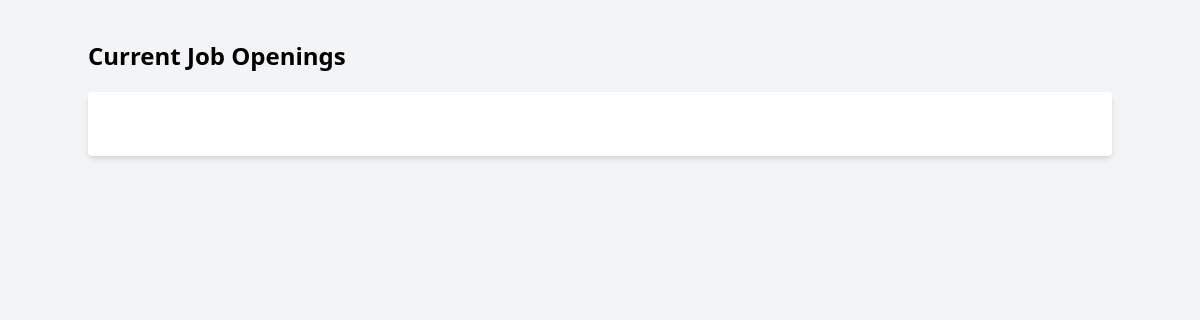
The page /careers.php on the database as committed earlier.
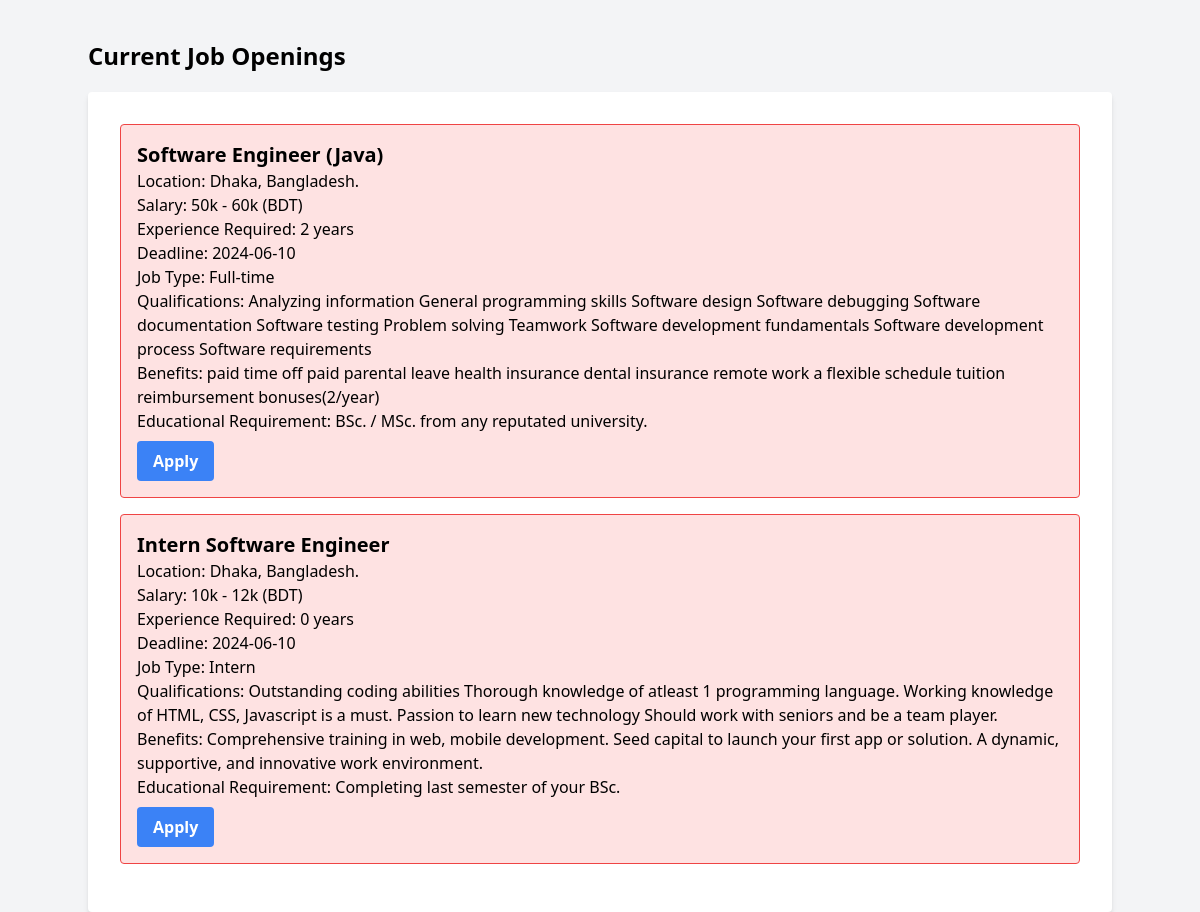
The same page on the database as committed later.
### tables this page shows
CREATE TABLE `jobs` (
  `id` int(11) NOT NULL,
  `position_name` varchar(255) NOT NULL,
  `published_time` timestamp NOT NULL DEFAULT current_timestamp(),
  `vacancy` int(11) NOT NULL,
  `deadline` date NOT NULL,
  `experience_years` int(11) NOT NULL,
  `location` varchar(255) NOT NULL,
  `salary_range` varchar(255) NOT NULL,
  `job_type` enum('Full-time','Part-time','Intern','Contractual') NOT NULL,
  `qualifications` text NOT NULL,
  `benefits` text NOT NULL,
  `education_requirement` text NOT NULL
);

### careers.php (the view, shortened to what this page needs)
<?php
include("scripts/db_connection.php");
$sql = "SELECT * FROM jobs";
$result = $conn->query($sql);
?>
<!DOCTYPE html>
<html lang="en">
<head>
    <link href="https://cdn.jsdelivr.net/npm/tailwindcss@2.2.19/dist/tailwind.min.css" rel="stylesheet">
</head>
<body class="bg-gray-100">
    <div class="container mx-auto mt-10">
        <h2 class="text-2xl font-bold mb-5">Current Job Openings</h2>
        <div class="bg-white p-8 rounded shadow-md">
            <?php while ($row = $result->fetch_assoc()) : ?>
                <div class="mb-4 p-4 border <?= (strtotime($row['deadline']) < time()) ? 'border-red-500 bg-red-100' : 'border-gray-300 bg-gray-50' ?> rounded">
                    <h3 class="text-xl font-semibold"><?= $row['position_name'] ?></h3>
                    <p>Location: <?= $row['location'] ?></p>
                    <p>Salary: <?= $row['salary_range'] ?></p>
                    <p>Experience Required: <?= $row['experience_years'] ?> years</p>
                    <p>Deadline: <?= $row['deadline'] ?></p>
                    <p>Job Type: <?= $row['job_type'] ?></p>
                    <p>Qualifications: <?= $row['qualifications'] ?></p>
                    <p>Benefits: <?= $row['benefits'] ?></p>
                    <p>Educational Requirement: <?= $row['education_requirement'] ?></p>
                    <a href="jobs_apply.php?job_id=<?= $row['id'] ?>" target="_blank" class="bg-blue-500 text-white font-semibold py-2 px-4 rounded hover:bg-blue-600 mt-2 inline-block">Apply</a>
                </div>
            <?php endwhile; ?>
        </div>
    </div>
</body>
</html>

Rows that differ between the two databases and show on the page:
added jobs: position_name "Software Engineer (Java)", location "Dhaka, Bangladesh.", salary_range "50k - 60k (BDT)", experience_years "2", deadline "2024-06-10", job_type "Full-time", qualifications "Analyzing information General programming skills Software design Software debugging Software documentation Software testing Problem solving Teamwork Software development fundamentals Software development process Software requirements", benefits "paid time off paid parental leave health insurance dental insurance remote work a flexible schedule tuition reimbursement bonuses(2/year)", education_requirement "BSc. / MSc. from any reputated university."
added jobs: position_name "Intern Software Engineer", location "Dhaka, Bangladesh.", salary_range "10k - 12k (BDT)", experience_years "0", deadline "2024-06-10", job_type "Intern", qualifications "Outstanding coding abilities Thorough knowledge of atleast 1 programming language. Working knowledge of HTML, CSS, Javascript is a must. Passion to learn new technology Should work with seniors and be a team player.", benefits "Comprehensive training in web, mobile development. Seed capital to launch your first app or solution. A dynamic, supportive, and innovative work environment.", education_requirement "Completing last semester of your BSc."
